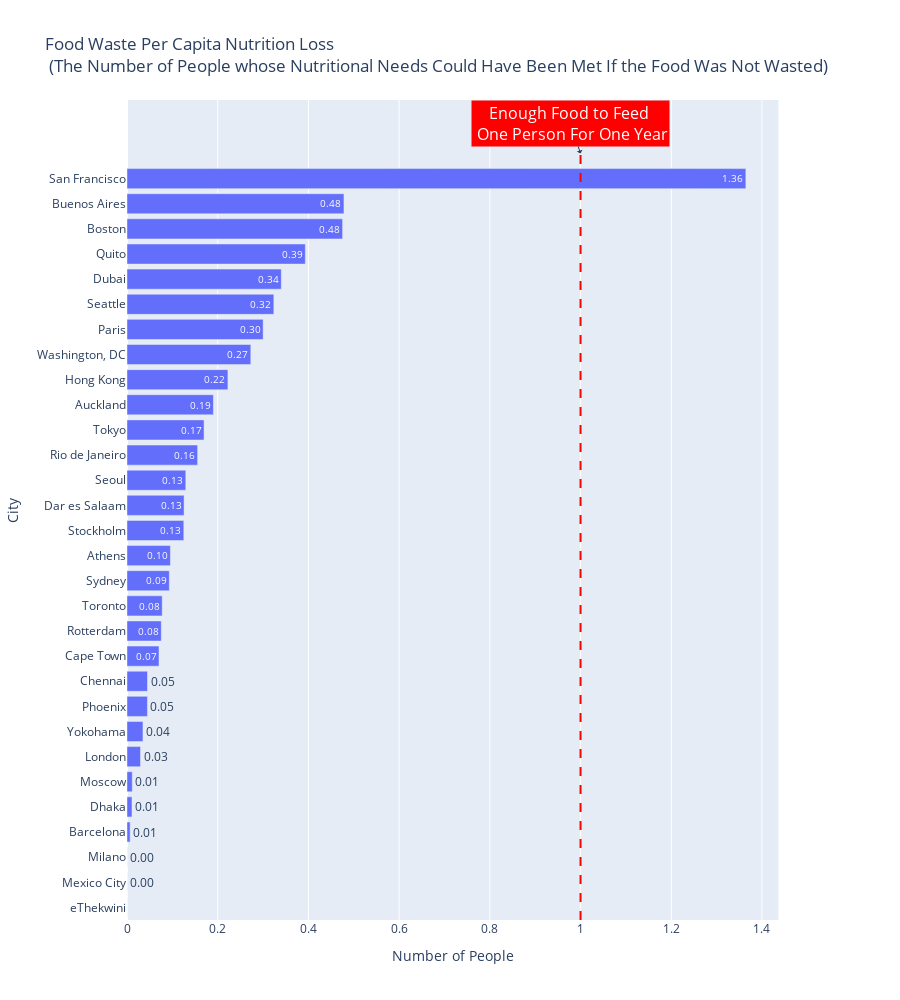

Notebook source saved alongside this figure:
### Markdown cell above
We are now ready to introduce the ***Food Waste Per Capita Nutrition Loss KPI***. The Food Waste Per Capita Nutrition Loss KPI measures the per capita nutrition loss expressed in terms of the number of people who could have met their nutritional needs if the food was not wasted. For instance, if the result of the KPI is 2, it means that the nutrition loss is equal to feeding 2 people for 1 year. The Food Waste Per Capita Nutrition Loss KPI can be computed as shown below:

$$ Food Waste Per Capita Nutrition Loss = \frac {W_{capita} - S_{capita}} {D} $$

where $W_{capita}$ is the annual food waste per capita, $S_{capita}$ is the annual food saved per capita, and $D$ is the weight of a healthy diet that is sufficient for one person for one year. The cities can minimize this KPI by maximizing annual food saved $S_{capita}$. The Food Waste Per Capita Nutrition Loss KPI is a social vulnerability KPI. It is also an environmental KPI because food waste has a significant carbon footprint. Indeed, 1 kg of food waste produces 2.5 kg of CO2 emissions [[12](#ref_12)]. 

The chart below shows the result of computing this KPI for each city. It should be noted that I set $S_{capita}$ to 0 when creating this chart because we don't have this information. However, in a real life scenario, we can measure the amount of food saved as a result of introducing a new technology or a new initiatives that aims to reduce food waste. There are a lot of initiatives that aim to reduce food waste. A few examples is shown in [[13](#ref_13)].

As shown in the chart below, in San Francisco, the amount of food waste per capita is 1.4, which is equivalent to feeding 1.4 people for one year.

### Code cell
#Cities Nutrition Loss Per Capita KPI
draw_bar_chart(df = c_2020_pop_fwaste_df, 
               x = 'Nutrition Loss Per Capita KPI', 
               y= 'City', 
               chart_title = 'Food Waste Per Capita Nutrition Loss <br> (The Number of People whose Nutritional Needs Could Have Been Met If the Food Was Not Wasted)', 
               x_title = 'Number of People', 
               y_title = 'City', 
               texttemplate = '%{text:.2f}', #'%{text:.2f}', '%{text:.2s}'
               chart_height = 1000, 
               line_x = 1, # None, recommended_meat_weight, 
               line_text = 'Enough Food to Feed <br> One Person For One Year')#'None, Recommened Consumption is '+str(recommended_meat_weight)+' kgs')

### Figure 1 — Plotly figure (JSON) as saved in the notebook; plotly's stock layout.template omitted (floating-point values rounded to 4 significant figures)
{"data": [{"orientation": "h", "text": [6.42e-07, 5.881e-05, 0.0001236, 0.006917, 0.01101, 0.0116, 0.02979, 0.03518, 0.04509, 0.04522, 0.07054, 0.07565, 0.0776, 0.09331, 0.09572, 0.1253, 0.1259, 0.1297, 0.1558, 0.1699, 0.1905, 0.2225, 0.273, 0.3002, 0.3238, 0.3402, 0.3932, 0.4754, 0.4784, 1.364], "textposition": "auto", "texttemplate": "%{text:.2f}", "type": "bar", "x": [6.42e-07, 5.881e-05, 0.0001236, 0.006917, 0.01101, 0.0116, 0.02979, 0.03518, 0.04509, 0.04522, 0.07054, 0.07565, 0.0776, 0.09331, 0.09572, 0.1253, 0.1259, 0.1297, 0.1558, 0.1699, 0.1905, 0.2225, 0.273, 0.3002, 0.3238, 0.3402, 0.3932, 0.4754, 0.4784, 1.364], "xaxis": "x", "y": ["eThekwini", "Mexico City", "Milano", "Barcelona", "Dhaka", "Moscow", "London", "Yokohama", "Phoenix", "Chennai", "Cape Town", "Rotterdam", "Toronto", "Sydney", "Athens", "Stockholm", "Dar es Salaam", "Seoul", "Rio de Janeiro", "Tokyo", "Auckland", "Hong Kong", "Washington, DC", "Paris", "Seattle", "Dubai", "Quito", "Boston", "Buenos Aires", "San Francisco"], "yaxis": "y"}, {"line": {"dash": "dash"}, "marker": {"color": "red"}, "mode": "lines", "type": "scatter", "x": [1, 1], "xaxis": "x", "y": [0, 0.99], "yaxis": "y2"}], "layout": {"annotations": [{"arrowhead": 1, "bgcolor": "red", "font": {"color": "#ffffff", "size": 16}, "showarrow": true, "text": "Enough Food to Feed <br> One Person For One Year", "x": 1, "y": 30}], "height": 1000, "showlegend": false, "title": {"text": "Food Waste Per Capita Nutrition Loss <br> (The Number of People whose Nutritional Needs Could Have Been Met If the Food Was Not Wasted)"}, "xaxis": {"anchor": "y", "domain": [0.0, 0.94], "title": {"text": "Number of People"}}, "yaxis": {"anchor": "x", "domain": [0.0, 1.0], "title": {"text": "City"}}, "yaxis2": {"anchor": "x", "fixedrange": true, "overlaying": "y", "range": [0, 1], "side": "right", "visible": false}}}
